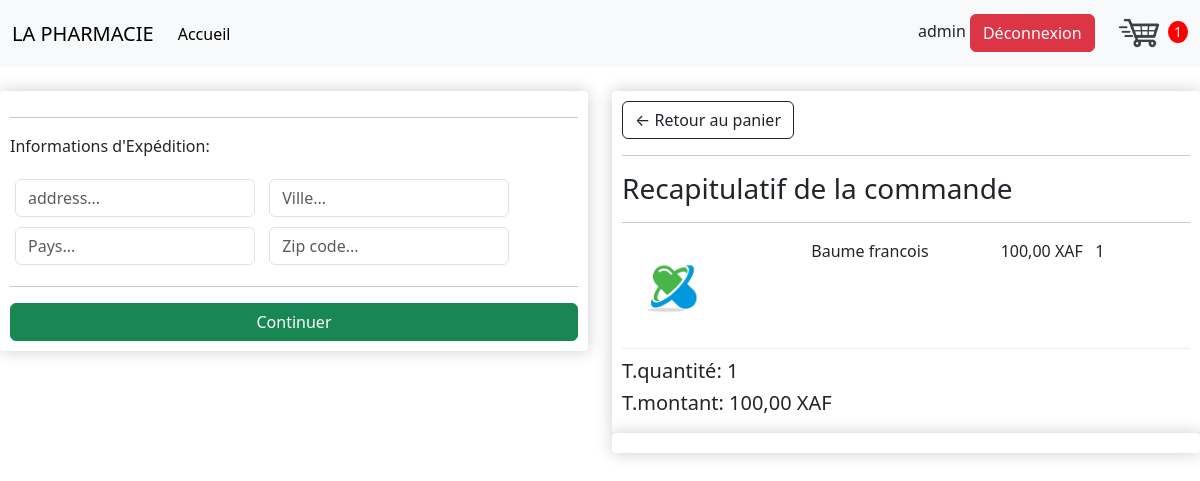
Page /commande/ (signed in) on the committed database.
### App/models.py (models this page shows, shortened)
class CommandeArticle(models.Model):
    produit = models.ForeignKey(Produit, on_delete=models.SET_NULL, blank=True, null=True)
    commande = models.ForeignKey(Commande, on_delete=models.SET_NULL, blank=True, null=True)
    quantite = models.IntegerField(default=0, null=True, blank=True)
    date_added = models.DateTimeField(auto_now_add=True)
    @property
    def get_total(self):
        total = self.produit.price * self.quantite
        return total

class Produit(models.Model):
    categorie = models.ForeignKey(Category, on_delete=models.SET_NULL, blank=True, null=True)
    name = models.CharField(max_length=100, null=True)
    price = models.DecimalField( max_digits=10, decimal_places=2)
    digital = models.BooleanField(default=False, null=True, blank=True)
    nombre = models.IntegerField(default=0)
    date_ajout = models.DateTimeField(auto_now_add=True)
    class Meta:
        ordering = ['-date_ajout']

class Commande(models.Model):
    client = models.ForeignKey(Client, on_delete=models.SET_NULL, blank=True, null=True)
    date_commande = models.DateTimeField(auto_now_add=True)
    complete = models.BooleanField(default=False, null=True, blank=True)
    transaction_id = models.CharField(max_length=200, null=True, blank=True)
    status = models.CharField(max_length=200, null=True, blank=True)
    total_trans = models.DecimalField(max_digits=10, decimal_places=2, null=True, blank=True)
    @property
    def get_panier_total(self):
        articles = self.commandearticle_set.all()
        total = sum([article.get_total for article in articles])
        return total
    @property
    def get_panier_article(self):
        artices = self.commandearticle_set.all()
        total = sum([article.quantite for article in artices])
        return total
    @property
    def produit_physique(self):
        articles = self.commandearticle_set.all()
        au_moins_un_produit_physique = any(article.produit.digital==False for article in articles)
        return au_moins_un_produit_physique

### App/views.py (the view)
# urls.py: path('commande/', views.commande, name="commande page"),
@login_required(login_url='/login')
def commande(request, *args, **kwargs):
    data = data_cookie(request)
    articles = data['articles']
    commande = data['commande']
    nombre_article = data['nombre_article']
    context = {
        'articles' : articles,
        'commande': commande,
        'nombre_article': nombre_article
    }
    return render(request, 'shop/commande.html', context)

### App/utils.py (called while the page is built)
def data_cookie(request):
    if request.user.is_authenticated:
        client = request.user.client
        commande, created = Commande.objects.get_or_create(client=client, complete=False)
        articles = commande.commandearticle_set.all()
        nombre_article = commande.get_panier_article
    else:
        cookie_panier = panier_cookie(request)
        articles = cookie_panier['articles']
        commande = cookie_panier['commande']
        nombre_article = cookie_panier['nombre_article']
    context = {
        'articles' : articles,
        'commande': commande,
        'nombre_article': nombre_article
    }
    return context

### templates/shop/commande.html (shortened to what this page needs)
{% extends 'base.html' %}
{% load static %}
{% block content %}
<br>
<div class="row">
    <div class="col-lg-6">
        <div class="box-element" id='form-wrapper'>
            <form action="" id="form">
                <div id="shipping-info">
                    <hr>
                    <p>Informations d'Expédition:</p>
                    <div class="form-field">
                        <input type="text" class="form-control" name="address" placeholder="address..." required>
                    </div>
                    <div class="form-field">
                        <input type="text" class="form-control" name="city" placeholder="Ville..." required>
                    </div>
                    <div class="form-field">
                        <input type="text" class="form-control" name="state" placeholder="Pays..." required>
                    </div>
                    <div class="form-field">
                        <input type="text" class="form-control" name="zipcode" placeholder="Zip code..." required>
                    </div>
                </div>
                <hr>
                <input id="form-button" class="btn w-100 btn-success btn-block" type="submit" value="Continuer">
            </form>
        </div>
        <br>
    </div>
    <div class="col-lg-6">
        <div class="box-element">
            <a class="btn btn-outline-dark" href="/panier">&#x2190; Retour au panier </a>
            <hr>
            <h3>Recapitulatif de la commande</h3>
            <hr>
            {% for article in articles %}
            <div class="panier-row">
                <div style="flex:2"><img class="row-image" src="{% static 'images/med.png' %}" alt="commandeImages"></div>
                <div style="flex:2">{{article.produit.name}}</div>
                <div style="flex:1">{{article.produit.price}} XAF</div>
                <div style="flex:1">{{article.quantite}}</div>
            </div>
            {% endfor %}
            <h5>T.quantité: {{commande.get_panier_article}}</h5>
            <h5>T.montant: {{commande.get_panier_total}} XAF</h5>
        </div>
        <div class="box-element">
        </div>
    </div>
</div>
{% endblock content %}

### templates/base.html (shortened to what this page needs)
{% load static %}
<!DOCTYPE html>
<html lang="en">
<head>
    <link rel="stylesheet" type="text/css" href="{% static 'css/main.css' %}">
    <link rel="stylesheet" href="{% static 'css/bootstrap.min.css' %}">
</head>
<body>
    <nav class="navbar navbar-expand-lg bg-body-tertiary">
        <div class="container-fluid">
            <a class="navbar-brand" href="/">LA PHARMACIE</a>
            <div class="collapse navbar-collapse" id="navbarSupportedContent">
                <ul class="navbar-nav me-auto mb-2 mb-lg-0">
                    <li class="nav-item">
                        <a class="nav-link active" aria-current="page" href="/">Accueil</a>
                    </li>
                </ul>
                <div class="form-inline my-2 my-lg-0">
                    {{request.user}}
                    <a href="/logout" class="btn btn-danger">Déconnexion</a>
                    <a href="/panier" style="text-decoration: none;">
                        <img id="icon-panier" src="{% static 'images/panier.png'%}" alt="panier">
                    </a>
                    <p id="total-panier">{{nombre_article}}</p>
                </div>
            </div>
        </div>
    </nav>
    {% block content %}
    {% endblock content %}
</body>
</html>

### static/css/main.css (style rules this page uses)
body { background-color: hsl(0, 0%, 98%); }
h1,h2,h3,h4,h5,h6 { color:hsl(0, 0%, 30%); }
.box-element { box-shadow:hsl(0, 0%, 80%) 0 0 16px; background-color: #fff; border-radius: 4px; padding: 10px; }
#icon-panier { width: 50px; display: inline-block; margin-left: 15px; }
#total-panier { display: inline-block; text-align: center; color: #fff; background-color: red; width: 20px; height: 22px; border-radius: 50%; font-size: 14px; }
.btn { border-radius: 0; }
.panier-row { display: flex; align-items: flex-stretch; padding-bottom: 10px; margin-bottom: 10px; border-bottom: 1px solid #ececec; }
.row-image { width: 100px; }
.form-field { width:250px; display: inline-block; padding: 5px; }

### rows in the picture
CommandeArticle: produit.name "Baume francois", produit.price "100,00", quantite "1"
Commande: get_panier_article "1", get_panier_total "100,00"

### other values in the picture
{{ request.user }} "admin"
{{ nombre_article }} "1"
